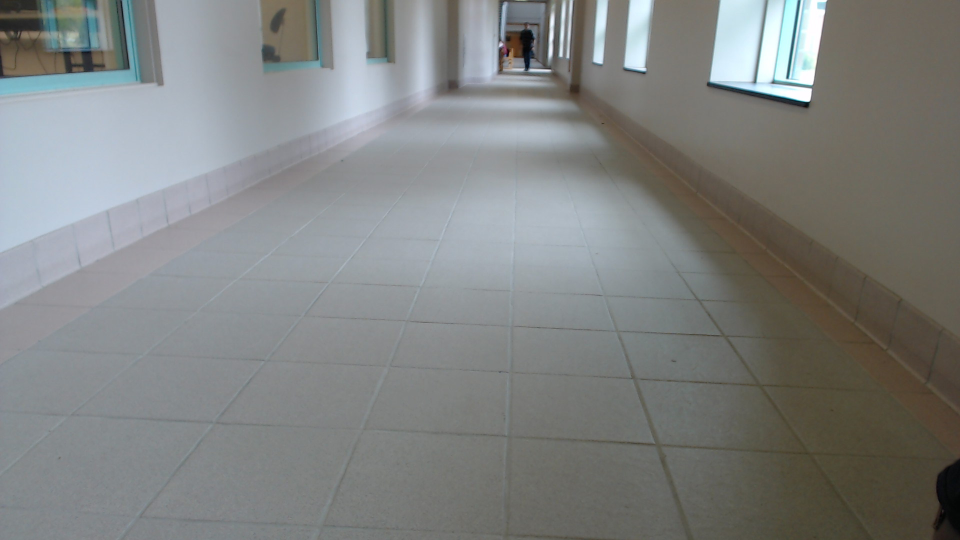
#> input picture data/calibration_image_pacman.png, 1920 x 1080 px (shown at 1/2 size)
$ python homography.py --segmentation-image ../../../data/calibration_image_pacman.png
#> lines starting #> are read from the running program, lines starting #| are printed output that depends on the picture
#! /usr/bin/env

import matplotlib.pyplot as plt
from PIL import Image
import pdb
import numpy as np
from operator import itemgetter
import cv2
import argparse
import yaml


def compute_homography(
    image_fname,
    num_points,
    tile_size,
    output_size=(
        100,
        100),
    num_ticks=20):
#> called with num_points = 4, tile_size = 1, output_size = (100, 100), num_ticks = 20
    f, (ax1, ax2) = plt.subplots(1, 2)
    # pdb.set_trace()
    # note that matplotlib only accepts PIL images natively
    reference_image = Image.open(image_fname)
#> reference_image is the input picture: PIL image 1920x1080 RGB; mean R, G, B 127.8, 130.2, 129
    ax1.imshow(reference_image)
    # ax2.imshow(np.zeros(output_size).astype(np.uint8))
    # Major ticks every 20, minor ticks every 5

    x_ticks = np.arange(-1 * output_size[0] / 2.0,
                        output_size[0] / 2.0 + 1,
                        output_size[0] / float(num_ticks))
    y_ticks = np.arange(0, output_size[1] + 1, output_size[1] / float(num_ticks))

    ax2.set_xticks(x_ticks)
    ax2.set_yticks(y_ticks)
    ax2.arrow(0, 0, 0, output_size[1] / 10.0, head_width=.02 * output_size[0])

    # And a corresponding grid
    ax2.grid(which='both')
    plt.title(
        "click {} coresponding points in each image, by starting with the left one and alternating".format(num_points))
    # get the clicked points
    f.show()
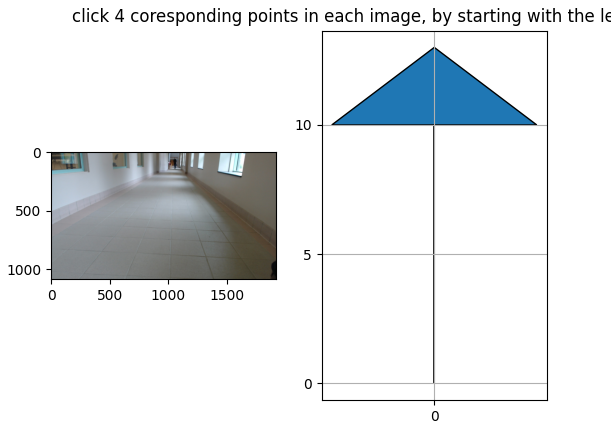
#> figure drawn by matplotlib, 2 panels
#> (the run stopped early here; a loop or call above may not have finished)

$ run again, with data/sidewalk_320p.bmp saved as data/calibration_image_pacman.png
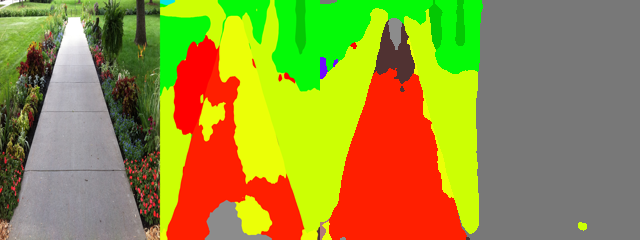
#> input picture data/sidewalk_320p.bmp, 640 x 240 px
#> in compute_homography, reference_image is the input picture: PIL image 640x240 RGB; mean R, G, B 152, 143.7, 59.3
#> in compute_homography, `f.show()`:
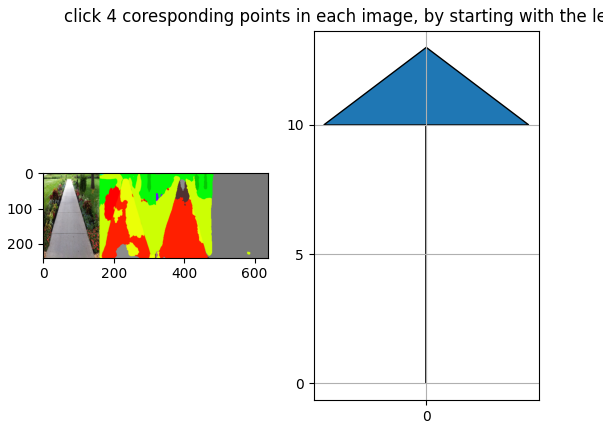
#> figure drawn by matplotlib, 2 panels
